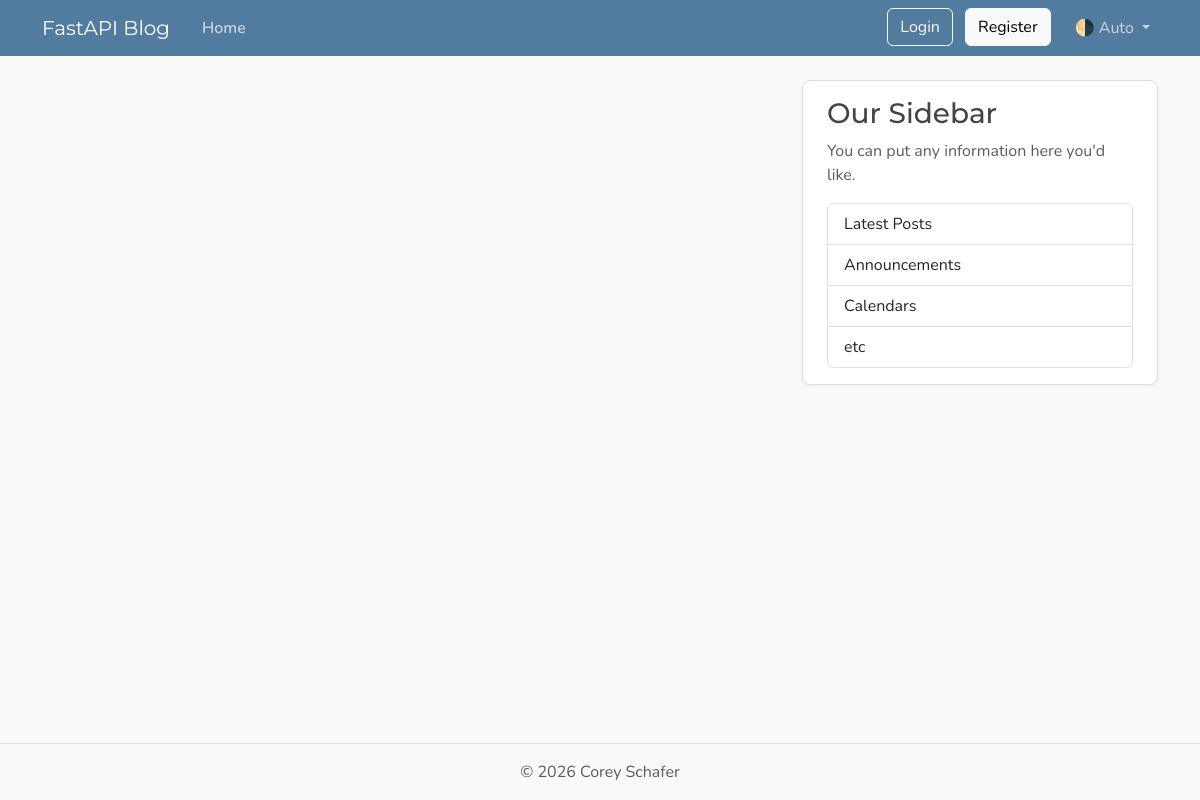
/posts, run on an earlier commit of the app's database.
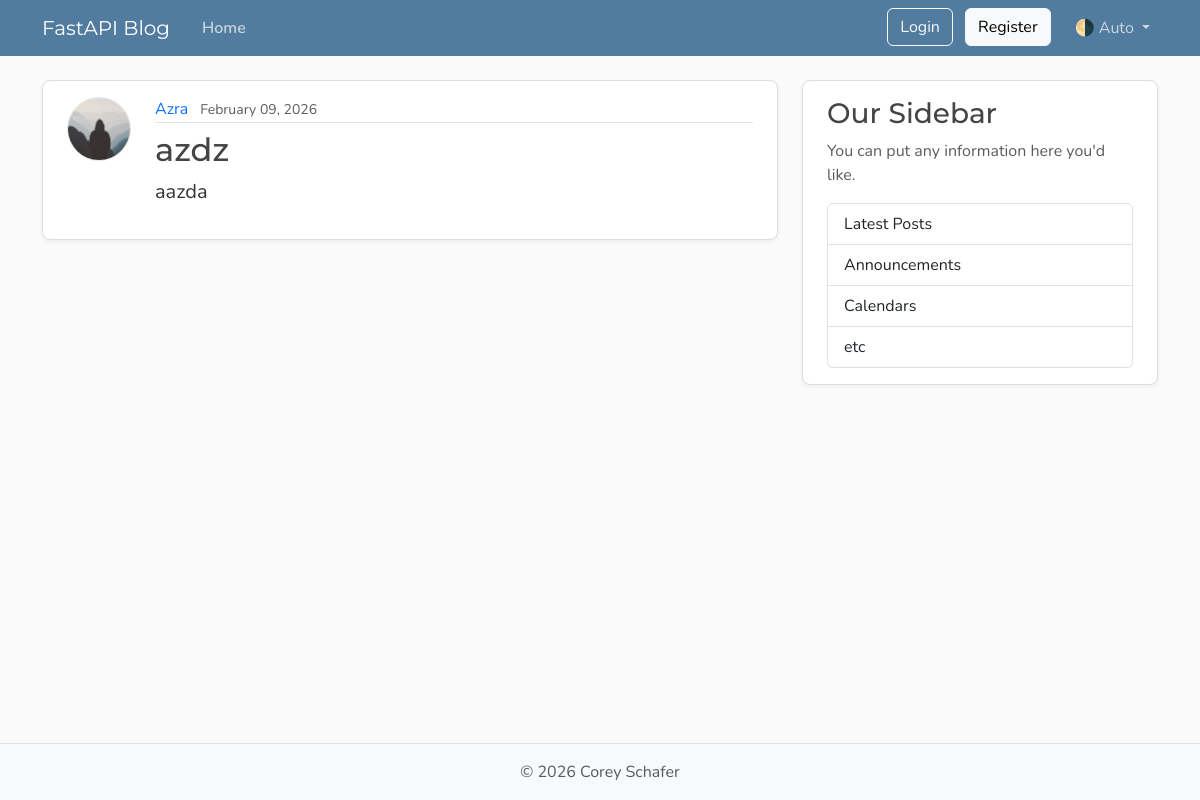
And on a later commit of the database.
### models.py (models this page shows, shortened)
class Post(Base):
    __tablename__ = "posts"
    id: Mapped[int] = mapped_column(Integer, primary_key=True, index=True)
    title: Mapped[str] = mapped_column(String(50), nullable=False)
    content: Mapped[str] = mapped_column(Text, nullable=False)
    user_id: Mapped[int] = mapped_column(
        ForeignKey("users.id"), nullable=False, index=True
    )
    date_posted: Mapped[datetime] = mapped_column(
        DateTime(timezone=True), default=lambda: datetime.now(UTC)
    )
    author: Mapped[User] = relationship(back_populates="posts")

class User(Base):
    __tablename__ = "users"
    id: Mapped[int] = mapped_column(Integer, primary_key=True, index=True)
    username: Mapped[str] = mapped_column(String(50), unique=True, nullable=False)
    password_hash: Mapped[str] = mapped_column(String(200), nullable=False)
    email: Mapped[str] = mapped_column(String(120), unique=True, nullable=False)
    image_file: Mapped[str | None] = mapped_column(
        String(200), nullable=True, default=None
    )
    posts: Mapped[list[Post]] = relationship(
        back_populates="author", cascade="all, delete-orphan"
    )

### main.py (the view)
@app.get("/", include_in_schema=False, name="home")
@app.get("/posts", include_in_schema=False, name="posts")
async def home(request: Request, db: Annotated[AsyncSession, Depends(get_db)]):
    result = await db.execute(
        select(models.Post)
        .options(selectinload(models.Post.author))
        .order_by(models.Post.date_posted.desc()),
    )
    posts = result.scalars().all()
    return templates.TemplateResponse(
        request,
        "home.html",
        {"posts": posts, "title": "Home"},
    )

### templates/home.html
{% extends "layout.html" %}
{% block content %}
    {% for post in posts %}
        <article class="content-section py-3 px-4 mb-4">
            <div class="d-flex align-items-start gap-4">
                <img class="rounded-circle article-img flex-shrink-0"
                     src="{{ post.author.image_path }}"
                     alt="{{ post.author.username }}'s profile picture"
                     width="64"
                     height="64"
                     loading="lazy">
                <div class="flex-grow-1">
                    <div class="article-metadata mb-2">
                        <a class="me-2"
                           href="{{ url_for("user_posts", user_id=post.author.id) }}">{{ post.author.username }}</a>
                        <small class="text-body-secondary">{{ post.date_posted.strftime("%B %d, %Y") }}</small>
                    </div>
                    <h2>
                        <a class="article-title"
                           href="{{ url_for("post_page", post_id=post.id) }}">{{ post.title }}</a>
                    </h2>
                    <p class="article-content">{{ post.content }}</p>
                </div>
            </div>
        </article>
    {% endfor %}
{% endblock content %}

What changed in the data, as far as the page shows it:
added Post: author.username "Azra", date_posted "February 09, 2026", title "azdz", content "aazda"
